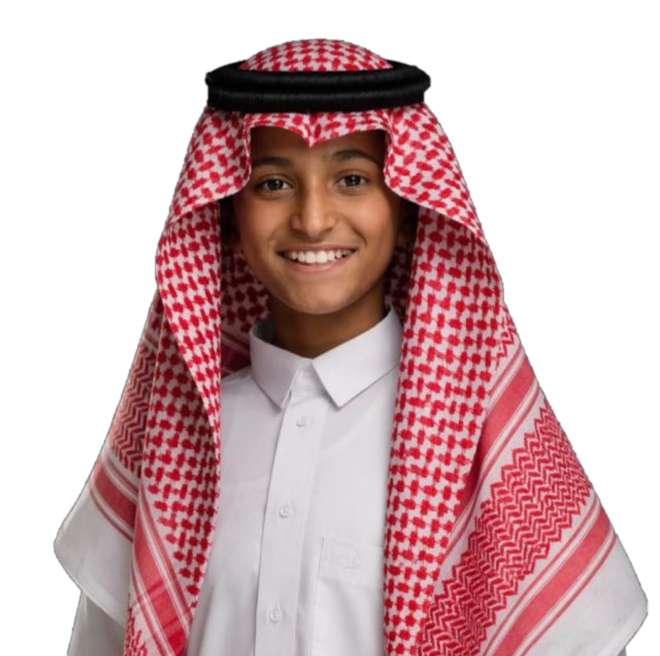
#> input picture motion/assets/tamim.png, 1320 x 1312 px (shown at 1/2 size)
$ python cutout_photo.py ../../motion/assets/tamim.png
#> lines starting #> are read from the running program, lines starting #| are printed output that depends on the picture; after the words box and inside, x2 and y2 are one past the last pixel; in counts of white or black regions, pixels touching at a corner belong together
"""Remove a solid black background from a portrait and save it for the site.

Usage (run from the meyar/ folder):
    pip install pillow
    python3 -I scripts/cutout_photo.py path/to/photo.jpg

Writes public/media/tamim.webp (transparent background, max 1000px tall).

Only the dark area CONNECTED TO THE IMAGE EDGES is removed (flood fill), so dark
hair or clothing inside the silhouette is kept. Check the result visually; for a
photo with soft hair edges a dedicated matting tool gives a cleaner edge.
"""
import sys
from collections import deque
from pathlib import Path

from PIL import Image, ImageFilter

THRESHOLD = 38  # max channel value treated as "background black"
OUT = Path(__file__).resolve().parent.parent / 'public' / 'media' / 'tamim.webp'


def main(src: str) -> None:
#> called with src = '../../motion/assets/tamim.png'
    im = Image.open(src).convert('RGB')
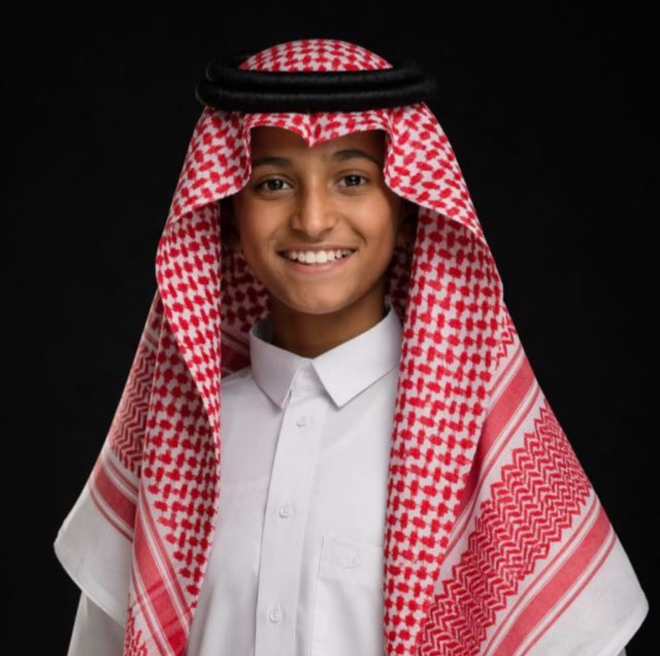
#> im: PIL image 1320x1312 RGB (shown at 1/2 size); mean R, G, B 99.5, 68, 70.3
    if im.height > 1000:
        im = im.resize((round(im.width * 1000 / im.height), 1000), Image.LANCZOS)
#> im: PIL image 1006x1000 RGB
    w, h = im.size
#> w = 1006; h = 1000
    px = im.load()
    bg = bytearray(w * h)  # 1 = background
    q = deque()
    for x in range(w):
        q.extend(((x, 0), (x, h - 1)))
    for y in range(h):
        q.extend(((0, y), (w - 1, y)))
    while q:
        x, y = q.popleft()
        i = y * w + x
        if bg[i] or max(px[x, y]) > THRESHOLD:
            continue
        bg[i] = 1
        if x > 0: q.append((x - 1, y))
        if x < w - 1: q.append((x + 1, y))
        if y > 0: q.append((x, y - 1))
        if y < h - 1: q.append((x, y + 1))
    alpha = Image.frombytes('L', (w, h), bytes(0 if b else 255 for b in bg))
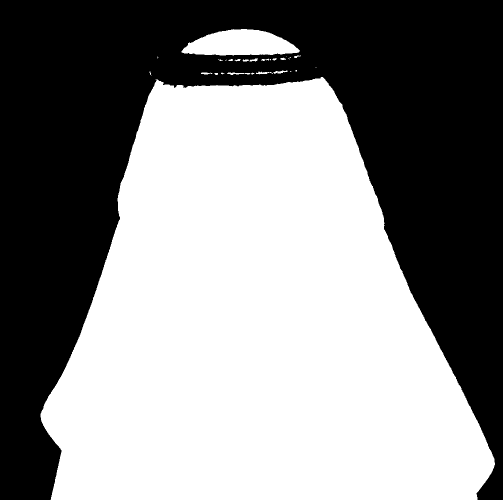
#> alpha: PIL image 1006x1000 L (shown at 1/2 size); 54.4% white; 1 black region, box (x1, y1, x2, y2) and area: (0, 0, 1006, 1000) 459049
    alpha = alpha.filter(ImageFilter.MinFilter(3)).filter(ImageFilter.GaussianBlur(1.2))  # soften the edge
    out = im.convert('RGBA')
    out.putalpha(alpha)
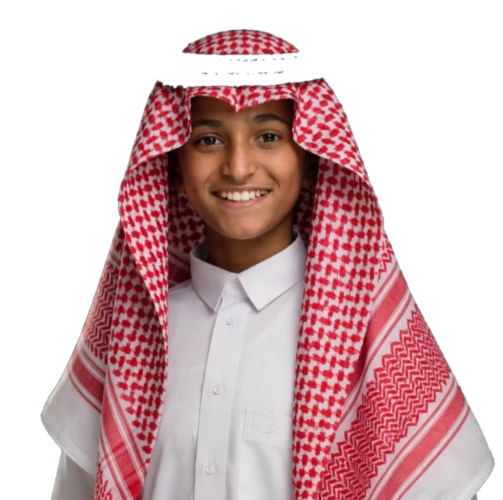
#> out: PIL image 1006x1000 RGBA (shown at 1/2 size); mean R, G, B, A 99.5, 68, 70.3, 137.6; transparent parts drawn white
    OUT.parent.mkdir(parents=True, exist_ok=True)
    out.save(OUT, 'WEBP', quality=88)
    print(f'wrote {OUT} ({w}x{h})')
#| wrote meyar/public/media/tamim.webp (1006x1000)


if __name__ == '__main__':
    if len(sys.argv) != 2:
        sys.exit(__doc__)
    main(sys.argv[1])
